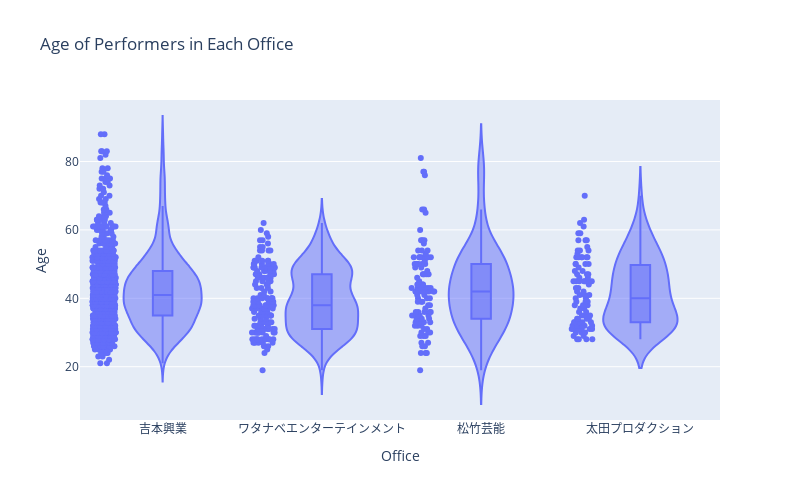

The notebook cell saved with this chart:
### Code cell
px.violin(
    office_age,
    x="office",
    y="age",
    title="Age of Performers in Each Office",
    width = 800,
    height = 500,
    labels={"office": "Office", "age": "Age"},
    box=True,
    points="all",
).update_xaxes(
    categoryorder="array",
    categoryarray=office_list
)

### Figure 1 — Plotly figure (JSON) as saved in the notebook; plotly's stock layout.template omitted (floating-point values rounded to 4 significant figures; data arrays with more than 128 entries replaced by an {"elided": "..."} marker saying what was removed)
{"data": [{"alignmentgroup": "True", "box": {"visible": true}, "hovertemplate": "Office=%{x}<br>Age=%{y}<extra></extra>", "legendgroup": "", "marker": {"color": "#636efa"}, "name": "", "offsetgroup": "", "orientation": "v", "points": "all", "scalegroup": "True", "showlegend": false, "type": "violin", "x": {"elided": "1211 str values"}, "x0": " ", "xaxis": "x", "y": {"elided": "1211 int values"}, "y0": " ", "yaxis": "y"}], "layout": {"height": 500, "legend": {"tracegroupgap": 0}, "title": {"text": "Age of Performers in Each Office"}, "violinmode": "group", "width": 800, "xaxis": {"anchor": "y", "categoryarray": ["吉本興業", "ワタナベエンターテインメント", "松竹芸能", "太田プロダクション"], "categoryorder": "array", "domain": [0, 1], "title": {"text": "Office"}}, "yaxis": {"anchor": "x", "domain": [0, 1], "title": {"text": "Age"}}}}
